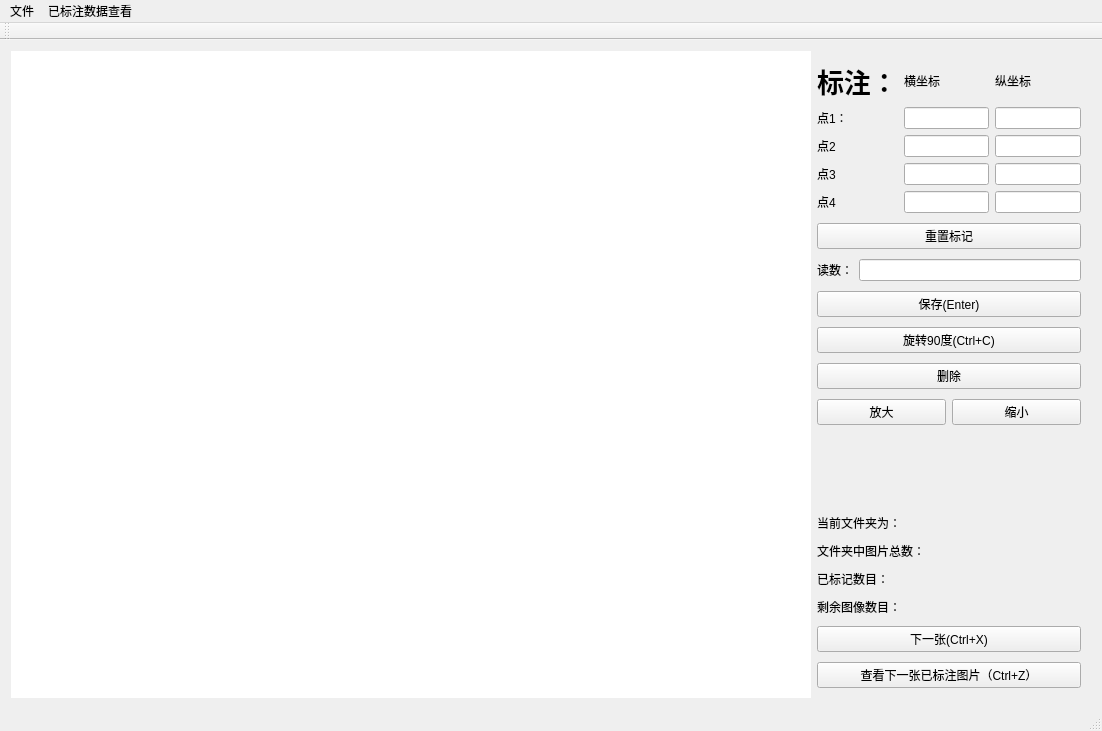
<?xml version="1.0" encoding="UTF-8"?>
<ui version="4.0">
 <class>LabelToolClass</class>
 <widget class="QMainWindow" name="LabelToolClass">
  <property name="geometry">
   <rect>
    <x>0</x>
    <y>0</y>
    <width>1102</width>
    <height>731</height>
   </rect>
  </property>
  <property name="windowTitle">
   <string>LabelTool</string>
  </property>
  <widget class="QWidget" name="centralWidget">
   <layout class="QHBoxLayout" name="horizontalLayout_2" stretch="0">
    <item>
     <layout class="QHBoxLayout" name="horizontalLayout">
      <item>
       <widget class="QWidget" name="widget" native="true">
        <property name="minimumSize">
         <size>
          <width>0</width>
          <height>0</height>
         </size>
        </property>
        <property name="styleSheet">
         <string notr="true">background-color:white;</string>
        </property>
        <layout class="QHBoxLayout" name="horizontalLayout_3">
         <property name="spacing">
          <number>0</number>
         </property>
         <property name="leftMargin">
          <number>0</number>
         </property>
         <property name="topMargin">
          <number>0</number>
         </property>
         <property name="rightMargin">
          <number>0</number>
         </property>
         <property name="bottomMargin">
          <number>0</number>
         </property>
         <item>
          <widget class="MyLabel" name="label">
           <property name="minimumSize">
            <size>
             <width>800</width>
             <height>0</height>
            </size>
           </property>
           <property name="maximumSize">
            <size>
             <width>800</width>
             <height>16777215</height>
            </size>
           </property>
           <property name="focusPolicy">
            <enum>Qt::StrongFocus</enum>
           </property>
           <property name="text">
            <string/>
           </property>
           <property name="alignment">
            <set>Qt::AlignCenter</set>
           </property>
          </widget>
         </item>
        </layout>
       </widget>
      </item>
      <item>
       <layout class="QVBoxLayout" name="verticalLayout">
        <property name="spacing">
         <number>10</number>
        </property>
        <property name="topMargin">
         <number>10</number>
        </property>
        <property name="rightMargin">
         <number>10</number>
        </property>
        <property name="bottomMargin">
         <number>10</number>
        </property>
        <item>
         <layout class="QGridLayout" name="gridLayout">
          <item row="2" column="0">
           <widget class="QLabel" name="label_4">
            <property name="text">
             <string>点2</string>
            </property>
           </widget>
          </item>
          <item row="3" column="0">
           <widget class="QLabel" name="label_5">
            <property name="text">
             <string>点3</string>
            </property>
           </widget>
          </item>
          <item row="0" column="0">
           <widget class="QLabel" name="label_2">
            <property name="font">
             <font>
              <family>Times New Roman</family>
              <pointsize>20</pointsize>
              <weight>75</weight>
              <bold>true</bold>
             </font>
            </property>
            <property name="text">
             <string>标注：</string>
            </property>
           </widget>
          </item>
          <item row="1" column="0">
           <widget class="QLabel" name="label_3">
            <property name="text">
             <string>点1：</string>
            </property>
           </widget>
          </item>
          <item row="4" column="0">
           <widget class="QLabel" name="label_6">
            <property name="text">
             <string>点4</string>
            </property>
           </widget>
          </item>
          <item row="3" column="1">
           <widget class="QLineEdit" name="lineEdit_x3"/>
          </item>
          <item row="2" column="1">
           <widget class="QLineEdit" name="lineEdit_x2"/>
          </item>
          <item row="1" column="1">
           <widget class="QLineEdit" name="lineEdit_x1"/>
          </item>
          <item row="4" column="1">
           <widget class="QLineEdit" name="lineEdit_x4"/>
          </item>
          <item row="1" column="2">
           <widget class="QLineEdit" name="lineEdit_y1"/>
          </item>
          <item row="2" column="2">
           <widget class="QLineEdit" name="lineEdit_y2"/>
          </item>
          <item row="3" column="2">
           <widget class="QLineEdit" name="lineEdit_y3"/>
          </item>
          <item row="4" column="2">
           <widget class="QLineEdit" name="lineEdit_y4"/>
          </item>
          <item row="0" column="1">
           <widget class="QLabel" name="label_7">
            <property name="text">
             <string>横坐标</string>
            </property>
           </widget>
          </item>
          <item row="0" column="2">
           <widget class="QLabel" name="label_8">
            <property name="text">
             <string>纵坐标</string>
            </property>
           </widget>
          </item>
         </layout>
        </item>
        <item>
         <widget class="QPushButton" name="pushButton_clear">
          <property name="text">
           <string>重置标记</string>
          </property>
         </widget>
        </item>
        <item>
         <layout class="QHBoxLayout" name="horizontalLayout_4">
          <item>
           <widget class="QLabel" name="label_9">
            <property name="text">
             <string>读数：</string>
            </property>
           </widget>
          </item>
          <item>
           <widget class="QLineEdit" name="lineEdit_numbers"/>
          </item>
         </layout>
        </item>
        <item>
         <widget class="QPushButton" name="pushButton_save">
          <property name="text">
           <string>保存(Enter)</string>
          </property>
          <property name="shortcut">
           <string>Return</string>
          </property>
         </widget>
        </item>
        <item>
         <widget class="QPushButton" name="pushButton_rotate">
          <property name="text">
           <string>旋转90度(Ctrl+C)</string>
          </property>
         </widget>
        </item>
        <item>
         <widget class="QPushButton" name="pushButton_delete">
          <property name="text">
           <string>删除</string>
          </property>
         </widget>
        </item>
        <item>
         <layout class="QHBoxLayout" name="horizontalLayout_9">
          <item>
           <widget class="QPushButton" name="pushButton_larger">
            <property name="text">
             <string>放大</string>
            </property>
           </widget>
          </item>
          <item>
           <widget class="QPushButton" name="pushButton_smaller">
            <property name="text">
             <string>缩小</string>
            </property>
           </widget>
          </item>
         </layout>
        </item>
        <item>
         <spacer name="verticalSpacer">
          <property name="orientation">
           <enum>Qt::Vertical</enum>
          </property>
          <property name="sizeHint" stdset="0">
           <size>
            <width>20</width>
            <height>40</height>
           </size>
          </property>
         </spacer>
        </item>
        <item>
         <layout class="QHBoxLayout" name="horizontalLayout_6">
          <item>
           <widget class="QLabel" name="label_13">
            <property name="text">
             <string>当前文件夹为：</string>
            </property>
           </widget>
          </item>
          <item>
           <widget class="QLabel" name="label_dirPath">
            <property name="maximumSize">
             <size>
              <width>300</width>
              <height>16777215</height>
             </size>
            </property>
            <property name="text">
             <string/>
            </property>
            <property name="wordWrap">
             <bool>true</bool>
            </property>
           </widget>
          </item>
         </layout>
        </item>
        <item>
         <layout class="QHBoxLayout" name="horizontalLayout_5">
          <item>
           <widget class="QLabel" name="label_11">
            <property name="text">
             <string>文件夹中图片总数：</string>
            </property>
           </widget>
          </item>
          <item>
           <widget class="QLabel" name="label_imgNum">
            <property name="text">
             <string/>
            </property>
           </widget>
          </item>
         </layout>
        </item>
        <item>
         <layout class="QHBoxLayout" name="horizontalLayout_7">
          <item>
           <widget class="QLabel" name="label_12">
            <property name="text">
             <string>已标记数目：</string>
            </property>
           </widget>
          </item>
          <item>
           <widget class="QLabel" name="label_labelNum">
            <property name="text">
             <string/>
            </property>
           </widget>
          </item>
         </layout>
        </item>
        <item>
         <layout class="QHBoxLayout" name="horizontalLayout_8">
          <item>
           <widget class="QLabel" name="label_14">
            <property name="text">
             <string>剩余图像数目：</string>
            </property>
           </widget>
          </item>
          <item>
           <widget class="QLabel" name="label_leftImgNum">
            <property name="text">
             <string/>
            </property>
           </widget>
          </item>
         </layout>
        </item>
        <item>
         <widget class="QPushButton" name="pushButton_next">
          <property name="text">
           <string>下一张(Ctrl+X)</string>
          </property>
          <property name="shortcut">
           <string>Ctrl+X</string>
          </property>
         </widget>
        </item>
        <item>
         <widget class="QPushButton" name="pushButton_next_labeled_image">
          <property name="text">
           <string>查看下一张已标注图片（Ctrl+Z）</string>
          </property>
          <property name="shortcut">
           <string>Ctrl+Z</string>
          </property>
         </widget>
        </item>
       </layout>
      </item>
     </layout>
    </item>
   </layout>
  </widget>
  <widget class="QMenuBar" name="menuBar">
   <property name="geometry">
    <rect>
     <x>0</x>
     <y>0</y>
     <width>1102</width>
     <height>23</height>
    </rect>
   </property>
   <widget class="QMenu" name="menu">
    <property name="title">
     <string>文件</string>
    </property>
    <addaction name="actionOpen"/>
    <addaction name="actionOpen_Dir"/>
    <addaction name="actionOpen_label"/>
   </widget>
   <widget class="QMenu" name="menu_2">
    <property name="title">
     <string>已标注数据查看</string>
    </property>
    <addaction name="action_label_dir"/>
   </widget>
   <addaction name="menu"/>
   <addaction name="menu_2"/>
  </widget>
  <widget class="QToolBar" name="mainToolBar">
   <attribute name="toolBarArea">
    <enum>TopToolBarArea</enum>
   </attribute>
   <attribute name="toolBarBreak">
    <bool>false</bool>
   </attribute>
  </widget>
  <widget class="QStatusBar" name="statusBar"/>
  <action name="actionOpen">
   <property name="text">
    <string>open</string>
   </property>
  </action>
  <action name="actionLabel">
   <property name="text">
    <string>label</string>
   </property>
  </action>
  <action name="actionOpen_Dir">
   <property name="text">
    <string>open Dir</string>
   </property>
  </action>
  <action name="actionOpen_label">
   <property name="text">
    <string>open label</string>
   </property>
  </action>
  <action name="action_label_dir">
   <property name="text">
    <string>打开文件夹</string>
   </property>
  </action>
 </widget>
 <layoutdefault spacing="6" margin="11"/>
 <customwidgets>
  <customwidget>
   <class>MyLabel</class>
   <extends>QLabel</extends>
   <header location="global">MyLabel.h</header>
  </customwidget>
 </customwidgets>
 <resources>
  <include location="labeltool.qrc"/>
 </resources>
 <connections/>
</ui>
